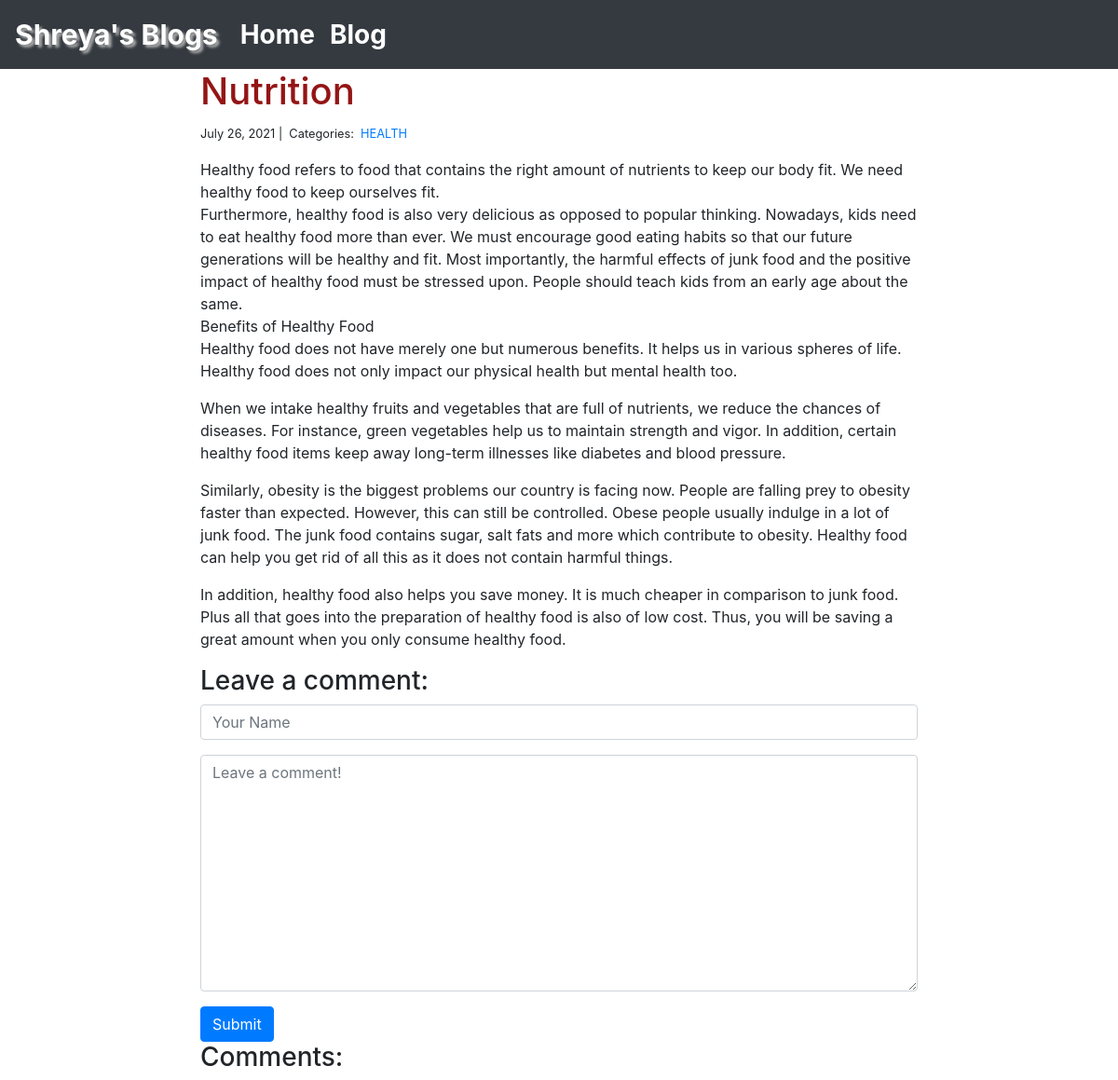
Page /blog/3/ on the committed database.
### blog/models.py (models this page shows)
class Post(models.Model):
    title = models.CharField(max_length=255)
    body = models.TextField()
    created_on = models.DateTimeField(auto_now_add=True)
    last_modified = models.DateTimeField(auto_now=True)
    categories = models.ManyToManyField('Category', related_name='posts')

class Category(models.Model):
    name = models.CharField(max_length=20)

### blog/views.py (the view, shortened to what this page needs)
# urls.py: path("<int:pk>/", views.blog_detail, name="blog_detail"),
def blog_detail(request, pk):
    post = Post.objects.get(pk=pk)
    form = CommentForm()
    comments = Comment.objects.filter(post=post)
    context = {
        "post": post,
        "comments": comments,
         "form": form,
    }
    return render(request, "blog_detail.html", context)

### blog/forms.py
class CommentForm(forms.Form):
    author = forms.CharField(
        max_length=60,
        widget=forms.TextInput(attrs={
            "class": "form-control",
            "placeholder": "Your Name"
        })
    )
    body = forms.CharField(widget=forms.Textarea(
        attrs={
            "class": "form-control",
            "placeholder": "Leave a comment!"
        })
    )

### blog/templates/blog_detail.html (shortened to what this page needs)
{% extends "base.html" %}
{% block body %}
<div class="col-md-8 offset-md-2">
    <h1 style= "color:rgb(148, 21, 21)">{{ post.title }}</h1>
    <small>
        {{ post.created_on.date }} |&nbsp;
        Categories:&nbsp;
        {% for category in post.categories.all %}
        <a href="{% url 'blog_category' category.name %}">
            {{ category.name }}
        </a>&nbsp;
        {% endfor %}
    </small>
    <p>{{ post.body | linebreaks }}</p>
    <h3>Leave a comment:</h3>
    <form action="/blog/{{ post.pk }}/" method="post">
        <div class="form-group">
            {{ form.author }}
        </div>
        <div class="form-group">
            {{ form.body }}
        </div>
        <button type="submit" class="btn btn-primary">Submit</button>
    </form>
    <h3>Comments:</h3>
</div>
{% endblock body %}

### rows in the picture
Post: title "Nutrition", created_on "July 26, 2021", body "Healthy food refers to food that contains the right amount of nutrients to keep our body fit. We need healthy food to keep ourselves fit. Furthermore, healthy food is also very delicious as opposed to popular thinking. Nowadays, kids need to eat healthy food more than ever. We must encourage good eating habits so that our future generations will be healthy and fit. Most importantly, the harmful effects of junk food and the positive impact of healthy food must be stressed upon. People should teach kids from an early age about the same. Benefits of Healthy Food Healthy food does not have merely one but numerous benefits. It helps us in various spheres of life. Healthy food does not only…"
Category: name "HEALTH"
